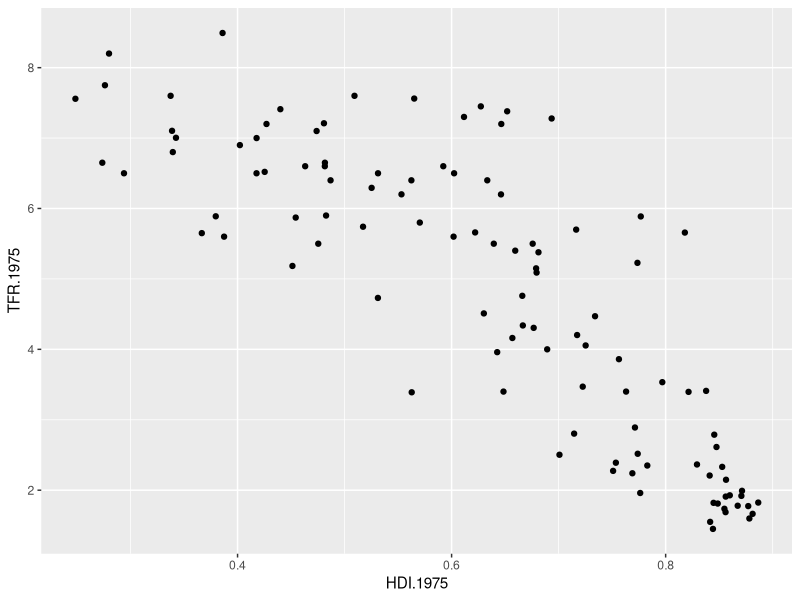
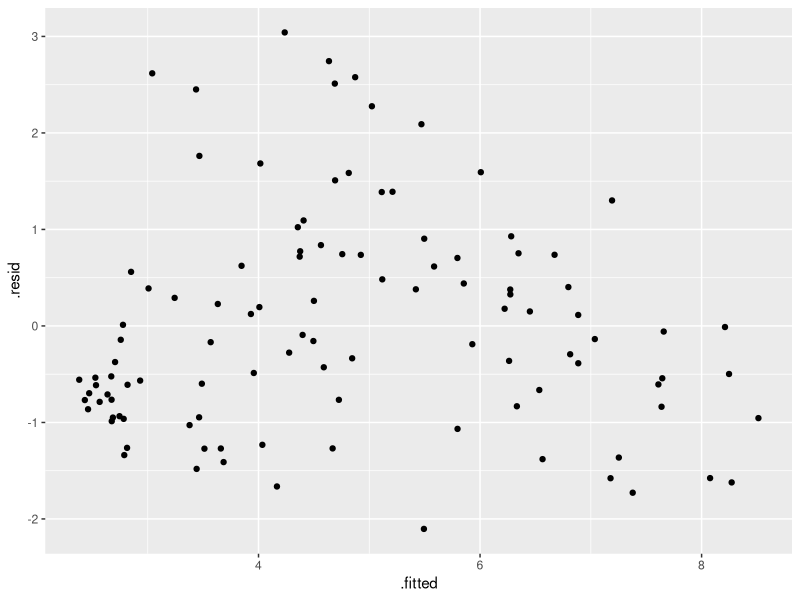
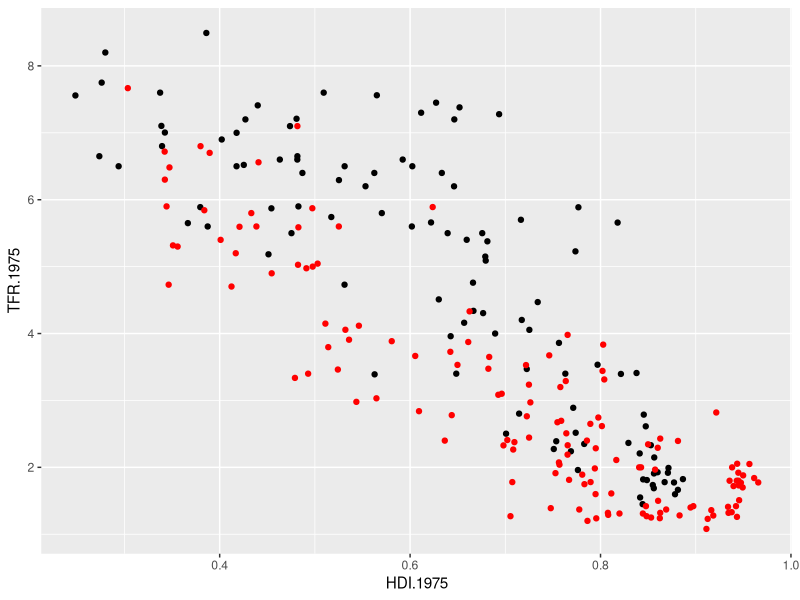
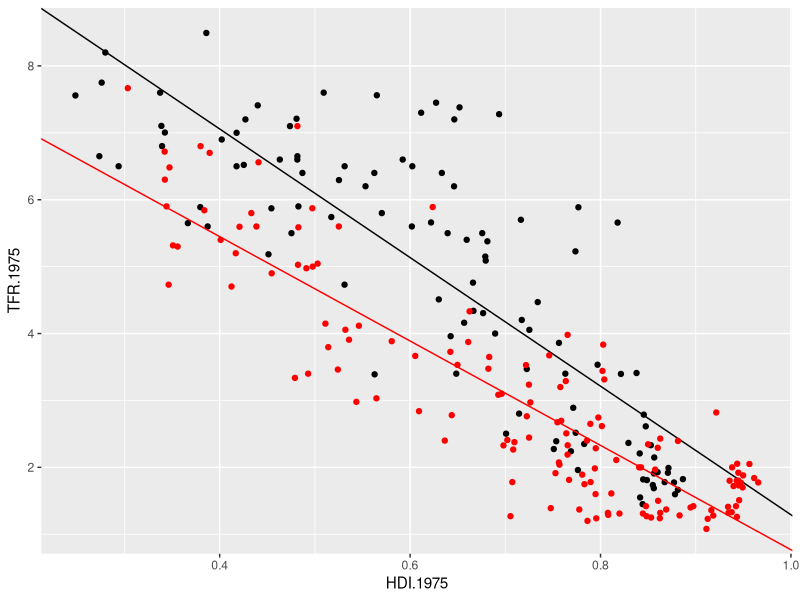

Here is the R script that generated these plots, in order:
## ---- chunk 1
nature = read.csv('input/nature08230-s2.csv')
## ---- chunk 2
library(dplyr)
nature <- nature %>% select(country,HDI.1975,HDI.2005,TFR.1975,TFR.2005)
## ---- chunk 3
library(ggplot2)
ggplot(data = nature,aes(x=HDI.1975,y=TFR.1975)) + geom_point()
## ---- chunk 4
model_hdi1975 <- lm(TFR.1975~HDI.1975,data=nature)
summary(model_hdi1975)
## ---- chunk 5
resid1975.df = fortify(model_hdi1975)
## ---- chunk 6
ggplot(data=resid1975.df) + geom_point(aes(x=.fitted,y=.resid))
## ---- chunk 7
ggplot(data = nature,aes(x=HDI.1975,y=TFR.1975)) + geom_point() + 
  geom_point(data = nature,aes(x=HDI.2005,y=TFR.2005),col='red') 
## ---- chunk 8
model_hdi2005 = lm(TFR.2005~HDI.2005,data=nature)
## ---- chunk 9
ggplot(data = nature,aes(x=HDI.1975,y=TFR.1975)) + geom_point() + 
  geom_abline(aes(slope=model_hdi1975$coefficients[2],intercept = model_hdi1975$coefficients[1]))+
geom_point(data = nature,aes(x=HDI.2005,y=TFR.2005),col='red') +
geom_abline(
  aes(intercept = model_hdi2005$coefficients[1],slope=model_hdi2005$coefficients[2]),col='red')
